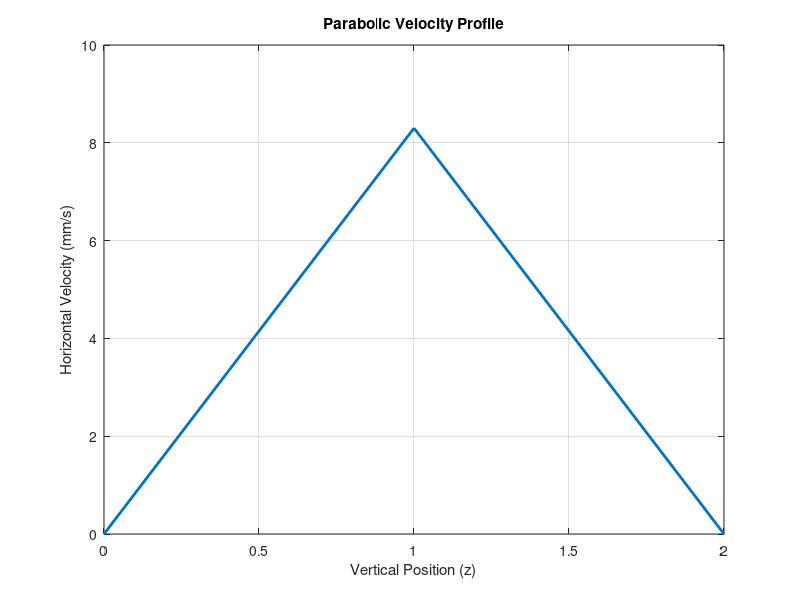

Write MATLAB code to recreate this figure. (Note: this script raises an error after producing the figure.)
function transport_limited_adsorption_3d_experimental
    % Main function for experimental 3D flow-driven adsorption
    clear all; close all; clc;
    % ==================== MOLECULE PARAMETERS ====================
    % ==================== SIMULATION PARAMETERS ====================
    gridN_x = 25;                  % Length dimension (11 mm)
    gridN_y = 5;                  % Depth dimension (1.7 mm)
    gridN_z = 3;                   % Height dimension (0.3 mm)
    roughness_scale = 0;           % No surface roughness
    c0 = 3.3e-6;                  % Inlet concentration (0.21 μM)
    c0_diss = 0;                   % Dissociation phase concentration
    k_flow_horizontal = 8.3;       % Horizontal flow rate (mm/s)
    k_flow_vertical = 0;           % No vertical flow
    k_flow_depth = 0;              % No depth flow
    ru_to_m = 1e-6;                % RU to molar conversion
    t_association = 800;           % Association phase duration
    t_dissociation = 1500;          % Total simulation time
    adsorption_z_layer = 1;        % Adsorption layer (z=1, bottom)
    D_coeff = 6e-3;                % Diffusion coefficient (mm²/s)

    % Localized inlet/outlet positions
    inlet_x = 1;                   % Inlet at first column
    inlet_y = [1, gridN_y];             % Inlet spans entire depth
    inlet_z = [1, gridN_z];              % Inlet spans all layers
    outlet_x = gridN_x;                 % Outlet at last column
    outlet_y = [1, gridN_y];            % Outlet spans entire depth
    outlet_z = [1, gridN_z];             % Outlet spans all layers
    ads_x_range = [round(gridN_x/2)-1,round(gridN_x/2)-1];          % Adsorption region x indices (center)
    ads_y_range = [round(gridN_y/2)-1,round(gridN_y/2)-1];         % Adsorption region y indices (1 mm width)
    
    h = gridN_z - 1; % Physical height (gridN_z layers span 0 to h)

    % Generate parabolic velocity profile
    z_indices = 0:(gridN_z - 1); % Physical z from 0 to h (MATLAB indices 1:gridN_z)
    velocity_profile = 4 * k_flow_horizontal * (z_indices/h) .* (1 - z_indices/h);
    velocity_profile = reshape(velocity_profile, [1, 1, gridN_z]); % GPU array
    figure;
    plot(z_indices, squeeze(velocity_profile), 'LineWidth', 2);
    xlabel('Vertical Position (z)');
    ylabel('Horizontal Velocity (mm/s)');
    title('Parabolic Velocity Profile');
    grid on;
    % ==================== PARAMETER GENERATION ====================
    [kon_grid, koff_grid, smax_grid] = generate_3d_parameters(...
        gridN_x, gridN_y, gridN_z, roughness_scale);
    
    % ==================== SIMULATION EXECUTION ====================
    [t, c_s, s] = simulate_3d_flow_model(gridN_x, gridN_y, gridN_z,...
        kon_grid, koff_grid, smax_grid, velocity_profile, k_flow_vertical,...
        k_flow_depth, c0, c0_diss, t_association, t_dissociation, ru_to_m,...
        adsorption_z_layer, inlet_x, inlet_y, inlet_z, outlet_x, outlet_y, outlet_z, D_coeff, ads_x_range,ads_y_range);

    % ==================== VISUALIZATION ====================
    create_3d_flow_animation(t, c_s, gridN_x, gridN_y, gridN_z, inlet_x, inlet_y, inlet_z, outlet_x, outlet_y, outlet_z);
    create_main_figures(t, s, kon_grid, koff_grid, smax_grid, gridN_x, gridN_y, ads_x_range,ads_y_range);
    create_flow_animation(t, c_s, s, inlet_x, inlet_y, inlet_z, outlet_x, outlet_y, outlet_z, gridN_z);
end

%% Parameter Generation
function [kon_grid, koff_grid, smax_grid] = generate_3d_parameters(...
    nx, ny, nz, roughness_scale)
    % Create 3D parameter grids with adsorption only at z=1 (bottom layer)
    [X,Y] = meshgrid(linspace(-1,1,nx), linspace(-1,1,ny));
    Z = exp(-(X.^2 + Y.^2)/0.3);
    
    % Generate roughness pattern
    roughness = imfilter(randn(nx,ny), Z, 'circular');
    roughness = roughness/max(abs(roughness(:)));
    
    % Base parameters
    koff = 0.0078; % Given koff (1/s)
    kon = 9.4e3;   % Given kon (m³/(s·mol)) = 9400 1/(M·s)
    smax = 1;       % RU/site

    % Initialize 3D grids
    kon_grid = zeros(nx, ny, nz);
    koff_grid = zeros(nx, ny, nz);
    smax_grid = zeros(nx, ny, nz);

    % Populate bottom layer (z=1)
    kon_grid(:,:,1) = kon * (1 + roughness_scale*roughness);
    koff_grid(:,:,1) = koff * (1 - 0.4*roughness_scale*roughness);
    smax_grid(:,:,1) = smax;
end

%% 3D Flow Simulation (Modified to use velocity_profile)
function [t, c_s, s] = simulate_3d_flow_model(nx, ny, nz, kon_grid,...
    koff_grid, smax_grid, velocity_profile, k_flow_v, k_flow_d, c0_assoc, c0_diss,...
    t_assoc, t_total, ru_to_m, ads_layer, inlet_x, inlet_y, inlet_z, outlet_x, outlet_y, outlet_z, D_coeff, ads_x_range, ads_y_range)
    
    % Initialize state variables
    c_s = zeros(nx, ny, nz);
    c_s(inlet_x, inlet_y(1):inlet_y(2), inlet_z(1):inlet_z(2)) = c0_assoc;
    s = zeros(nx, ny, nz);
    y0 = [c_s(:); s(:)];  

    % Time parameters
    tspan_assoc = linspace(0, t_assoc, t_assoc/10);
    tspan_diss = linspace(t_assoc, t_total, t_assoc/10);
    
    % Solve ODE with velocity_profile
    options = odeset('RelTol',1e-4,'AbsTol',1e-6);
    [t_assoc, y_assoc] = ode15s(@(t,y) ode_system(t,y,nx,ny,nz,velocity_profile,k_flow_v,k_flow_d,...
        kon_grid,koff_grid,smax_grid,c0_assoc,ru_to_m,ads_layer,inlet_x,inlet_y,inlet_z,...
        outlet_x,outlet_y,outlet_z, D_coeff, ads_x_range, ads_y_range), tspan_assoc, y0, options);
    
    % ===== RESET INLET CONCENTRATION FOR DISSOCIATION =====
    % Extract final state from association
    y_end_assoc = y_assoc(end,:)';
    c_s_end = reshape(y_end_assoc(1:nx*ny*nz), [nx, ny, nz]);
    s_end = reshape(y_end_assoc(nx*ny*nz+1:end), [nx, ny, nz]);

    % Set inlet concentration to c0_diss (0)
    c_s_end(inlet_x, inlet_y(1):inlet_y(2), inlet_z(1):inlet_z(2)) = c0_diss;
    y0_diss = [c_s_end(:); s_end(:)];  % New initial condition

    [t_diss, y_diss] = ode15s(@(t,y) ode_system(t,y,nx,ny,nz,velocity_profile,k_flow_v,k_flow_d,...
        kon_grid,koff_grid,smax_grid,c0_diss,ru_to_m,ads_layer,inlet_x,inlet_y,inlet_z,...
        outlet_x,outlet_y,outlet_z, D_coeff, ads_x_range, ads_y_range), tspan_diss, y0_diss', options);
    
    % Combine results
    t = [t_assoc; t_diss];
    y = [y_assoc; y_diss];
    
    c_s = reshape(y(:,1:nx*ny*nz), [length(t), nx, ny, nz]);
    s = reshape(y(:,nx*ny*nz+1:end), [length(t), nx, ny, nz]);
end

%% ODE System (Updated)
function dydt = ode_system(t,y,nx,ny,nz,velocity_profile,~,~,kon_grid,...
    koff_grid,smax_grid,c0,ru_to_m,ads_layer,inlet_x,inlet_y,inlet_z,...
    outlet_x,outlet_y,outlet_z, D_coeff, ads_x_range, ads_y_range)
    
    % Reshape state variables
    c_s = reshape(y(1:nx*ny*nz), [nx, ny, nz]);
    s = reshape(y(nx*ny*nz+1:end), [nx, ny, nz]);
    dcsdt = zeros(nx, ny, nz);
    dsdt = zeros(nx, ny, nz);
    
    % ==================== DIFFUSION (x and z only) ====================
    % Second derivative in x
    d2c_dx2 = zeros(nx, ny, nz);
    d2c_dx2(2:end-1,:,:) = c_s(3:end,:,:) - 2*c_s(2:end-1,:,:) + c_s(1:end-2,:,:);
    
    % Second derivative in z (with no-flux BCs: ∂C/∂z=0 at z=0 and z=h)
    d2c_dz2 = zeros(nx, ny, nz);
    d2c_dz2(:,:,2:end-1) = c_s(:,:,3:end) - 2*c_s(:,:,2:end-1) + c_s(:,:,1:end-2);
    
    % No-flux at z=0 (mirror layer 2)
    d2c_dz2(:,:,1) = c_s(:,:,2) - 2*c_s(:,:,1) + c_s(:,:,1);
    % No-flux at z=h (mirror layer end-1)
    d2c_dz2(:,:,end) = c_s(:,:,end-1) - 2*c_s(:,:,end) + c_s(:,:,end-1);
    
    % Total diffusion
    dcsdt = D_coeff * (d2c_dx2 + d2c_dz2) + dcsdt;
    
    % ==================== ADVECTION (x-direction, parabolic profile) ====================
    dcsdt(2:end,:,:) = dcsdt(2:end,:,:) + ...
        bsxfun(@times, velocity_profile, (c_s(1:end-1,:,:) - c_s(2:end,:,:)));
    
    % ==================== BOUNDARY CONDITIONS ====================
    % Inlet (Dirichlet: C(t,0,z) = c0)
    inlet_y_range = inlet_y(1):inlet_y(2);
    inlet_z_range = inlet_z(1):inlet_z(2);
    
    % Enforce fixed concentration at inlet
    dcsdt(inlet_x, inlet_y_range, inlet_z_range) = 0;  % No change over time
    c_s(inlet_x, inlet_y_range, inlet_z_range) = c0;    % Override concentration
    
    % Outlet (Neumann: ∂C/∂x = 0 at x=l)
    dcsdt(outlet_x, :, :) = 0;  % No change in concentration at outlet
    
    % ==================== ADSORPTION KINETICS ====================
    ads_mask = zeros(nx, ny, nz);
    ads_mask(ads_x_range(1):ads_x_range(2), ads_y_range(1):ads_y_range(2), ads_layer) = 1;
    
    active_kon = kon_grid .* ads_mask;
    active_koff = koff_grid .* ads_mask;
    active_smax = smax_grid .* ads_mask;
    
    dsdt = active_kon .* c_s .* (active_smax - s) - active_koff .* s;
    dcsdt = dcsdt - (dsdt * ru_to_m);
    
    dydt = [dcsdt(:); dsdt(:)];
end


%% Updated create_flow_animation function
function create_flow_animation(t, c_s, s, inlet_x, inlet_y, inlet_z, outlet_x, outlet_y, outlet_z, gridN_z)
    filename = '3D_flow_animation_localized.gif';
    h = figure('Position', [100 100 1000 400], 'Color', 'w');
    
    max_conc = max(c_s(:));
    max_cov = max(s(:));
    
    for i = 1:length(t)
        figure(h); % Ensure this figure is the current one
        % Concentration slice (x-z plane at mid-depth)
        subplot(1,2,1)
        mid_y = round(size(c_s,3)/2);
        conc_slice = squeeze(c_s(i,:,mid_y,:))';
        imagesc(conc_slice)
        hold on;
        % Plot inlet and outlet
        plot(inlet_x, inlet_z, 'g.', 'MarkerSize', 20)
        plot(outlet_x, outlet_z, 'r.', 'MarkerSize', 20)
        hold off;
        title(sprintf('Conc. @ y=%d, t=%.1fs', mid_y, t(i)))
        xlabel('Length (x)'), ylabel('Height (z)')
        axis equal tight
        colorbar
        caxis([0 max_conc])
        
        % Surface coverage (x-y plane at z=0)
        subplot(1,2,2)
        surface_cov = squeeze(s(i,:,:,1));
        imagesc(surface_cov)
        title('Surface Coverage (z=0 plane)')
        ylabel('Length (x)'), xlabel('Depth (y)')
        axis equal tight
        colorbar
        caxis([0 max_cov])
        
        % Save frame to GIF
        frame = getframe(h);
        im = frame2im(frame);
        [imind, cm] = rgb2ind(im, 256);
        if i == 1
            imwrite(imind, cm, filename, 'gif', 'LoopCount', inf, 'DelayTime', 0.1);
        else
            imwrite(imind, cm, filename, 'gif', 'WriteMode', 'append', 'DelayTime', 0.1);
        end
    end
end


%% Visualization Functions for 3D System
function create_main_figures(t, s, kon_grid, koff_grid, smax_grid, gridN_x, gridN_y, ads_x_range,ads_y_range)
    % Creates analysis figures for 3D flow model
    figure('Name','3D System Analysis','Position',[100 100 1200 400])
    
    % ==================== Parameter Correlations ====================
    subplot(1,3,1)
    % Extract surface parameters (z=0 layer)
    surface_kon = kon_grid(:,:,1);
    surface_koff = koff_grid(:,:,1);
    surface_smax = smax_grid(:,:,1);
    
    scatter3(surface_kon(:), surface_koff(:), surface_smax(:), 50, 'filled')
    title('Surface Parameter Correlations')
    xlabel('k_{on}'), ylabel('k_{off}'), zlabel('s_{max}')
    grid on
    
    % ==================== Total Coverage ====================
    subplot(1,3,2)
    % Sum over all x,y positions in surface layer (z=0)
    total_coverage = sum(s(:,:,:,1), [2 3]);  
    % Calculate total_smax for normalization
    num_ads_x = ads_x_range(2) - ads_x_range(1) + 1;
    num_ads_y = ads_y_range(2) - ads_y_range(1) + 1;
    total_ads_sites = num_ads_x * num_ads_y;
    total_smax = total_ads_sites * 1; % Each site has smax 100
    plot(t, total_coverage/total_smax, 'LineWidth',2)
    title('Total Surface Coverage')
    xlabel('Time (s)'), ylabel('Total RU (z=0 plane)')

    % Final surface coverage (x-y plane at z=1)
    subplot(1,3,3)
    [X,Y] = meshgrid(1:gridN_x, 1:gridN_y);
    % Proper dimensions: [nx, ny] data with [ny, nx] grid requires transpose
    surf(X', Y', squeeze(s(end,:,:,1)))
    title('Final Surface Coverage (z=0 plane)')
    xlabel('Length (x)'), ylabel('Depth (y)'), zlabel('Coverage (RU)')
end

%% Updated create_3d_flow_animation function
function create_3d_flow_animation(t, c_s, gridN_x, gridN_y, gridN_z, inlet_x, inlet_y, inlet_z, outlet_x, outlet_y, outlet_z)
    filename = 'experimental_3d_flow.gif';
    h = figure('Position', [100 100 800 600], 'Color', 'w');
    
    max_conc = max(c_s(:));
    [X,Y,Z] = meshgrid(1:gridN_x, 1:gridN_y, 1:gridN_z);
    
    for i = 1:2:length(t) % Sample every 2nd frame
        figure(h); % Ensure this figure is the current one
        conc3d = squeeze(c_s(i,:,:,:));
        conc3d_permuted = permute(conc3d, [2 1 3]);
        
        % Slice visualization
        slice(X,Y,Z,conc3d_permuted, [1 gridN_x], round(gridN_y/2), [1 gridN_z])
        hold on;
        
        % Inlet/outlet markers
        [inX, inY, inZ] = meshgrid(inlet_x, inlet_y(1):inlet_y(2), inlet_z(1):inlet_z(2));
        scatter3(inX(:), inY(:), inZ(:), 50, 'g', 'filled')
        
        [outX, outY, outZ] = meshgrid(outlet_x, outlet_y(1):outlet_y(2), outlet_z(1):outlet_z(2));
        scatter3(outX(:), outY(:), outZ(:), 50, 'r', 'filled')
        
        hold off;
        shading interp
        colormap(jet)
        caxis([0 max_conc])
        title(sprintf('3D Concentration @ t=%.1fs', t(i)))
        xlabel('Length (x)'), ylabel('Depth (y)'), zlabel('Height (z)')
        view(45,30)
        axis tight
        
        % Save frame
        frame = getframe(h);
        im = frame2im(frame);
        [imind, cm] = rgb2ind(im, 256);
        if i == 1
            imwrite(imind, cm, filename, 'gif', 'LoopCount', inf, 'DelayTime', 0.1);
        else
            imwrite(imind, cm, filename, 'gif', 'WriteMode', 'append', 'DelayTime', 0.1);
        end
    end
end
